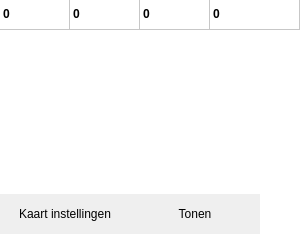
<?xml version="1.0" encoding="UTF-8"?>
<ui version="4.0">
 <class>StrategieOverview</class>
 <widget class="QWidget" name="StrategieOverview">
  <property name="geometry">
   <rect>
    <x>0</x>
    <y>0</y>
    <width>300</width>
    <height>234</height>
   </rect>
  </property>
  <property name="sizePolicy">
   <sizepolicy hsizetype="Minimum" vsizetype="Minimum">
    <horstretch>0</horstretch>
    <verstretch>0</verstretch>
   </sizepolicy>
  </property>
  <property name="minimumSize">
   <size>
    <width>300</width>
    <height>0</height>
   </size>
  </property>
  <layout class="QVBoxLayout" name="verticalLayout">
   <property name="spacing">
    <number>0</number>
   </property>
   <property name="margin">
    <number>0</number>
   </property>
   <item>
    <widget class="QTableWidget" name="tableWidget">
     <property name="frameShape">
      <enum>QFrame::NoFrame</enum>
     </property>
     <property name="verticalScrollBarPolicy">
      <enum>Qt::ScrollBarAlwaysOff</enum>
     </property>
     <property name="horizontalScrollBarPolicy">
      <enum>Qt::ScrollBarAlwaysOff</enum>
     </property>
     <property name="editTriggers">
      <set>QAbstractItemView::NoEditTriggers</set>
     </property>
     <property name="tabKeyNavigation">
      <bool>false</bool>
     </property>
     <property name="showDropIndicator" stdset="0">
      <bool>false</bool>
     </property>
     <property name="alternatingRowColors">
      <bool>false</bool>
     </property>
     <property name="selectionMode">
      <enum>QAbstractItemView::NoSelection</enum>
     </property>
     <property name="selectionBehavior">
      <enum>QAbstractItemView::SelectRows</enum>
     </property>
     <property name="showGrid">
      <bool>true</bool>
     </property>
     <property name="wordWrap">
      <bool>false</bool>
     </property>
     <property name="cornerButtonEnabled">
      <bool>false</bool>
     </property>
     <attribute name="horizontalHeaderVisible">
      <bool>false</bool>
     </attribute>
     <attribute name="horizontalHeaderDefaultSectionSize">
      <number>70</number>
     </attribute>
     <attribute name="horizontalHeaderHighlightSections">
      <bool>false</bool>
     </attribute>
     <attribute name="horizontalHeaderMinimumSectionSize">
      <number>70</number>
     </attribute>
     <attribute name="horizontalHeaderStretchLastSection">
      <bool>true</bool>
     </attribute>
     <attribute name="verticalHeaderVisible">
      <bool>false</bool>
     </attribute>
     <attribute name="verticalHeaderHighlightSections">
      <bool>false</bool>
     </attribute>
     <row/>
     <column>
      <property name="text">
       <string>Open</string>
      </property>
     </column>
     <column>
      <property name="text">
       <string>Koers</string>
      </property>
     </column>
     <column>
      <property name="text">
       <string>+/-</string>
      </property>
     </column>
     <column>
      <property name="text">
       <string>+/- %</string>
      </property>
     </column>
     <item row="0" column="0">
      <property name="text">
       <string>0</string>
      </property>
      <property name="font">
       <font>
        <weight>75</weight>
        <bold>true</bold>
       </font>
      </property>
     </item>
     <item row="0" column="1">
      <property name="text">
       <string>0</string>
      </property>
      <property name="font">
       <font>
        <weight>75</weight>
        <bold>true</bold>
       </font>
      </property>
     </item>
     <item row="0" column="2">
      <property name="text">
       <string>0</string>
      </property>
      <property name="font">
       <font>
        <weight>75</weight>
        <bold>true</bold>
       </font>
      </property>
     </item>
     <item row="0" column="3">
      <property name="text">
       <string>0</string>
      </property>
      <property name="font">
       <font>
        <weight>75</weight>
        <bold>true</bold>
       </font>
      </property>
     </item>
    </widget>
   </item>
   <item>
    <layout class="QHBoxLayout" name="horizontalLayout">
     <item>
      <widget class="QPushButton" name="settingsPushButton">
       <property name="sizePolicy">
        <sizepolicy hsizetype="Expanding" vsizetype="Fixed">
         <horstretch>0</horstretch>
         <verstretch>0</verstretch>
        </sizepolicy>
       </property>
       <property name="minimumSize">
        <size>
         <width>0</width>
         <height>40</height>
        </size>
       </property>
       <property name="toolTip">
        <string>Kaart instellingen.</string>
       </property>
       <property name="text">
        <string>Kaart instellingen</string>
       </property>
       <property name="iconSize">
        <size>
         <width>20</width>
         <height>20</height>
        </size>
       </property>
       <property name="checkable">
        <bool>true</bool>
       </property>
       <property name="flat">
        <bool>true</bool>
       </property>
      </widget>
     </item>
     <item>
      <widget class="QPushButton" name="showPushButton">
       <property name="sizePolicy">
        <sizepolicy hsizetype="Expanding" vsizetype="Fixed">
         <horstretch>0</horstretch>
         <verstretch>0</verstretch>
        </sizepolicy>
       </property>
       <property name="minimumSize">
        <size>
         <width>0</width>
         <height>40</height>
        </size>
       </property>
       <property name="toolTip">
        <string>Toon deze prijskaart.</string>
       </property>
       <property name="text">
        <string>Tonen</string>
       </property>
       <property name="flat">
        <bool>true</bool>
       </property>
      </widget>
     </item>
     <item>
      <widget class="QGraphicsView" name="graphicsView">
       <property name="minimumSize">
        <size>
         <width>40</width>
         <height>40</height>
        </size>
       </property>
       <property name="maximumSize">
        <size>
         <width>40</width>
         <height>40</height>
        </size>
       </property>
       <property name="focusPolicy">
        <enum>Qt::NoFocus</enum>
       </property>
       <property name="frameShape">
        <enum>QFrame::NoFrame</enum>
       </property>
       <property name="verticalScrollBarPolicy">
        <enum>Qt::ScrollBarAlwaysOff</enum>
       </property>
       <property name="horizontalScrollBarPolicy">
        <enum>Qt::ScrollBarAlwaysOff</enum>
       </property>
       <property name="interactive">
        <bool>false</bool>
       </property>
       <property name="renderHints">
        <set>QPainter::SmoothPixmapTransform|QPainter::TextAntialiasing</set>
       </property>
       <property name="cacheMode">
        <set>QGraphicsView::CacheBackground</set>
       </property>
       <property name="viewportUpdateMode">
        <enum>QGraphicsView::BoundingRectViewportUpdate</enum>
       </property>
       <property name="optimizationFlags">
        <set>QGraphicsView::DontAdjustForAntialiasing|QGraphicsView::DontSavePainterState</set>
       </property>
      </widget>
     </item>
    </layout>
   </item>
  </layout>
 </widget>
 <resources/>
 <connections/>
</ui>
